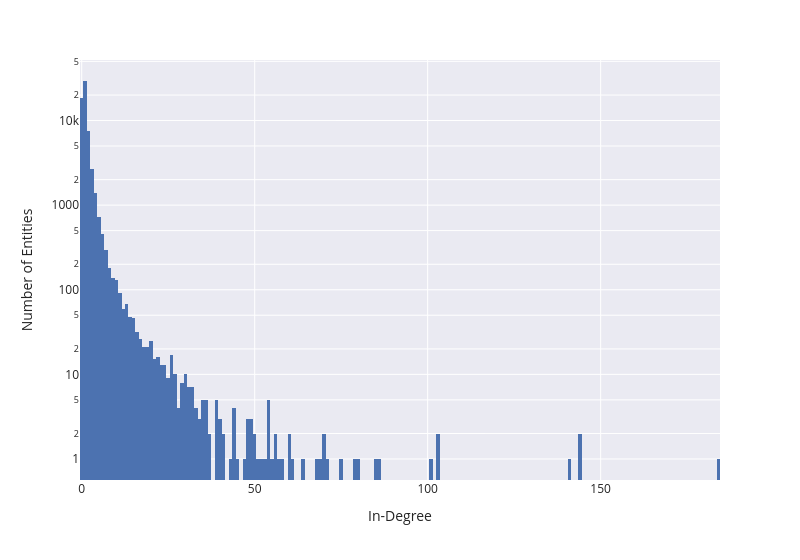

Here is the notebook cell this chart was saved with:
### Markdown cell above
- In-Degrees

### Code cell
fig = px.histogram(
    data_frame = node_level,
    x = "in-degree",
    width = 800,
    log_y=True
)

fig.update_layout(xaxis_title = "In-Degree", yaxis_title = "Number of Entities", font_size=17)

save_fig(fig, 'in_degree_distribution.pdf')
show(fig)

### Figure 1 — Plotly figure (JSON) as saved in the notebook; plotly's stock layout.template omitted (floating-point values rounded to 4 significant figures; data arrays with more than 128 entries replaced by an {"elided": "..."} marker saying what was removed)
{"data": [{"bingroup": "x", "hovertemplate": "in-degree=%{x}<br>count=%{y}<extra></extra>", "legendgroup": "", "marker": {"color": "rgb(76,114,176)", "pattern": {"shape": ""}}, "name": "", "orientation": "v", "showlegend": false, "type": "histogram", "x": {"elided": "61859 int values"}, "xaxis": "x", "yaxis": "y"}], "layout": {"barmode": "relative", "font": {"size": 12}, "legend": {"tracegroupgap": 0}, "margin": {"t": 60}, "width": 800, "xaxis": {"anchor": "y", "domain": [0, 1], "title": {"text": "In-Degree"}}, "yaxis": {"anchor": "x", "domain": [0, 1], "title": {"text": "Number of Entities"}, "type": "log"}}}
